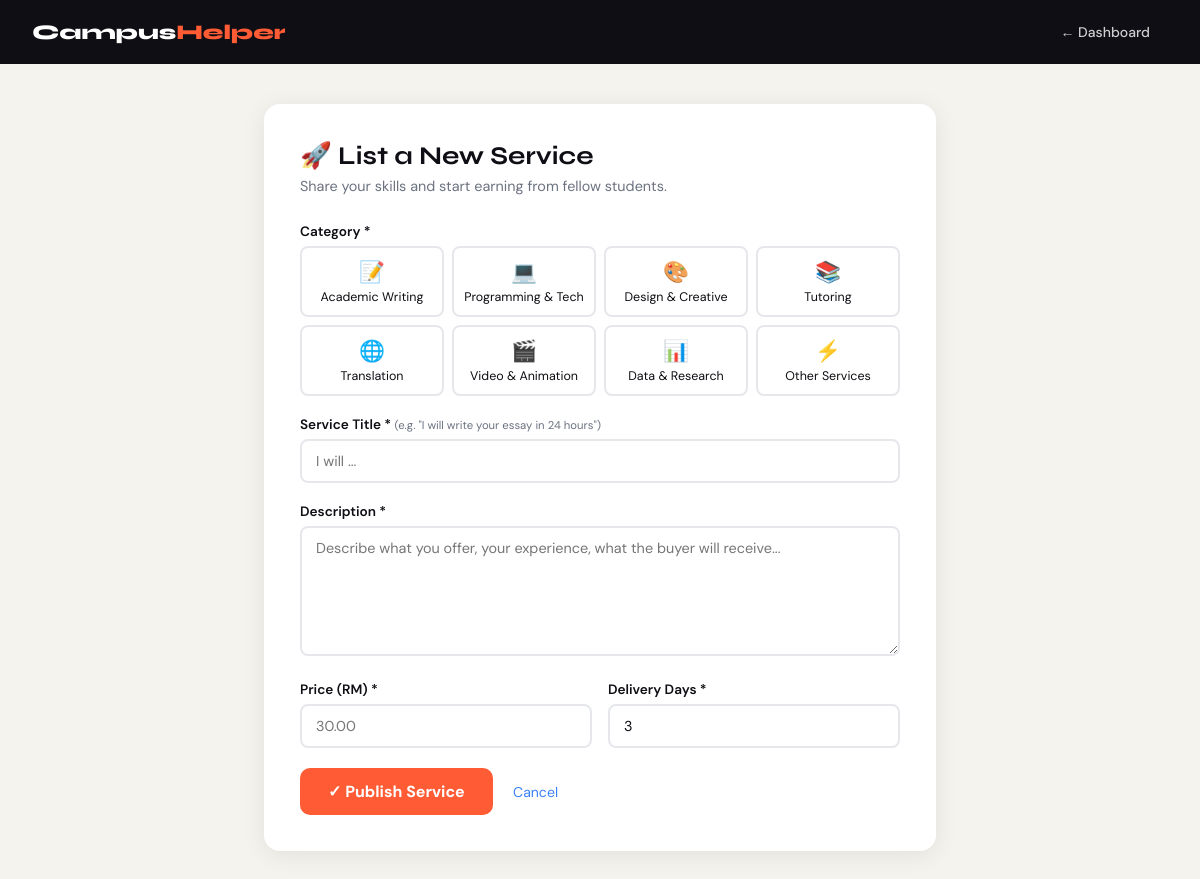
/pages/create_service.php (signed in), run on the app's committed database.
### tables this page shows
CREATE TABLE categories (
    id INT AUTO_INCREMENT PRIMARY KEY,
    name VARCHAR(100) NOT NULL,
    slug VARCHAR(100) NOT NULL UNIQUE,
    icon VARCHAR(50) DEFAULT NULL,
    description TEXT DEFAULT NULL
);

### includes/auth.php (called while the page is built, shortened)
<?php
function e($str) {
    return htmlspecialchars((string)$str, ENT_QUOTES, 'UTF-8');
}

### pages/create_service.php (the view, shortened to what this page needs)
<?php
require_once __DIR__ . '/../includes/auth.php';
$db = getDB();
$categories = $db->query("SELECT * FROM categories ORDER BY id")->fetchAll();
$existing = null;
$f = $existing ?? $_POST;
?>
<!DOCTYPE html>
<html lang="en">
<head>
</head>
<body>
<nav>
    <a href="/campus_helper/" class="brand">Campus<span>Helper</span></a>
    <div style="margin-left:auto">
        <a href="/campus_helper/pages/dashboard.php" class="btn btn-ghost">← Dashboard</a>
    </div>
</nav>
<div class="wrap">
    <div class="card">
        <h1><?= $existing ? '✏️ Edit Service' : '🚀 List a New Service' ?></h1>
        <p class="subtitle"><?= $existing ? 'Update your service details.' : 'Share your skills and start earning from fellow students.' ?></p>
        <form method="POST">
            <div class="form-group">
                <label class="form-label">Category *</label>
                <div class="cat-grid">
                    <?php foreach ($categories as $c): ?>
                    <div class="cat-opt <?= (($f['category_id'] ?? 0)==$c['id'])?'selected':'' ?>" onclick="selectCat(<?= $c['id'] ?>,this)">
                        <div class="icon"><?= $c['icon'] ?></div>
                        <div><?= e($c['name']) ?></div>
                    </div>
                    <?php endforeach; ?>
                </div>
            </div>
            <div class="form-group">
                <label class="form-label">Service Title * <small>(e.g. "I will write your essay in 24 hours")</small></label>
                <input type="text" name="title" class="form-input" placeholder="I will ..." value="<?= e($f['title'] ?? '') ?>" required>
            </div>
            <div class="form-group">
                <label class="form-label">Description *</label>
                <textarea name="description" class="form-input" placeholder="Describe what you offer, your experience, what the buyer will receive..." required><?= e($f['description'] ?? '') ?></textarea>
            </div>
            <div class="row2">
                <div class="form-group">
                    <label class="form-label">Price (RM) *</label>
                    <input type="number" name="price" class="form-input" placeholder="30.00" min="5" step="0.50" value="<?= e($f['price'] ?? '') ?>" required>
                </div>
                <div class="form-group">
                    <label class="form-label">Delivery Days *</label>
                    <input type="number" name="delivery_days" class="form-input" placeholder="3" min="1" max="30" value="<?= e($f['delivery_days'] ?? 3) ?>" required>
                </div>
            </div>
            <button type="submit" class="btn-submit"><?= $existing ? 'Update Service' : '✓ Publish Service' ?></button>
            <a href="/campus_helper/pages/dashboard.php?tab=services" class="btn-back-link">Cancel</a>
        </form>
    </div>
</div>
</body>
</html>

### pages/create_service.php (style rules this page uses)
:root { --ink:#0e0e14;--cream:#f5f3ee;--accent:#ff5c35;--accent2:#3b82f6;--surface:#fff;--muted:#6b7280;--border:#e5e7eb; }
* { box-sizing:border-box;margin:0;padding:0 }
body { font-family:'DM Sans',sans-serif;background:var(--cream);color:var(--ink); }
a { text-decoration:none;color:inherit; }
nav { background:var(--ink);display:flex;align-items:center;gap:16px;padding:0 32px;height:64px; }
.brand { font-family:'Syne',sans-serif;font-weight:800;font-size:1.3rem;color:#fff; }
.brand span { color:var(--accent); }
.btn { display:inline-flex;align-items:center;gap:6px;padding:8px 18px;border-radius:8px;font-family:'DM Sans',sans-serif;font-weight:500;font-size:.875rem;cursor:pointer;border:none;transition:all .2s; }
.btn-ghost { background:transparent;color:rgba(255,255,255,.8); }
.wrap { max-width:720px;margin:40px auto;padding:0 24px; }
.card { background:var(--surface);border-radius:16px;padding:36px;box-shadow:0 4px 24px rgba(0,0,0,.08); }
h1 { font-family:'Syne',sans-serif;font-size:1.6rem;font-weight:700;margin-bottom:6px; }
.subtitle { color:var(--muted);margin-bottom:28px;font-size:.9rem; }
.form-group { margin-bottom:20px; }
.form-label { display:block;font-size:.85rem;font-weight:600;margin-bottom:6px;color:var(--ink); }
.form-label small { font-weight:400;color:var(--muted); }
.form-input { width:100%;padding:11px 14px;border:2px solid var(--border);border-radius:8px;font-family:'DM Sans',sans-serif;font-size:.9rem;outline:none;transition:border .2s;color:var(--ink); }
textarea.form-input { resize:vertical;min-height:130px; }
.row2 { display:grid;grid-template-columns:1fr 1fr;gap:16px; }
.btn-submit { background:var(--accent);color:#fff;padding:13px 28px;font-size:1rem;font-weight:700;border-radius:10px;border:none;cursor:pointer;font-family:'DM Sans',sans-serif;transition:background .2s; }
.btn-back-link { color:var(--accent2);font-size:.88rem;margin-left:16px; }
.cat-grid { display:grid;grid-template-columns:repeat(4,1fr);gap:8px;margin-top:6px; }
.cat-opt { border:2px solid var(--border);border-radius:8px;padding:10px 8px;text-align:center;cursor:pointer;transition:all .2s;font-size:.78rem; }
.cat-opt .icon { font-size:1.3rem;margin-bottom:4px; }

### data on the page
categories: icon "📝", name "Academic Writing"
categories: icon "💻", name "Programming & Tech"
categories: icon "🎨", name "Design & Creative"
categories: icon "📚", name "Tutoring"
categories: icon "🌐", name "Translation"
categories: icon "🎬", name "Video & Animation"
categories: icon "📊", name "Data & Research"
categories: icon "⚡", name "Other Services"
